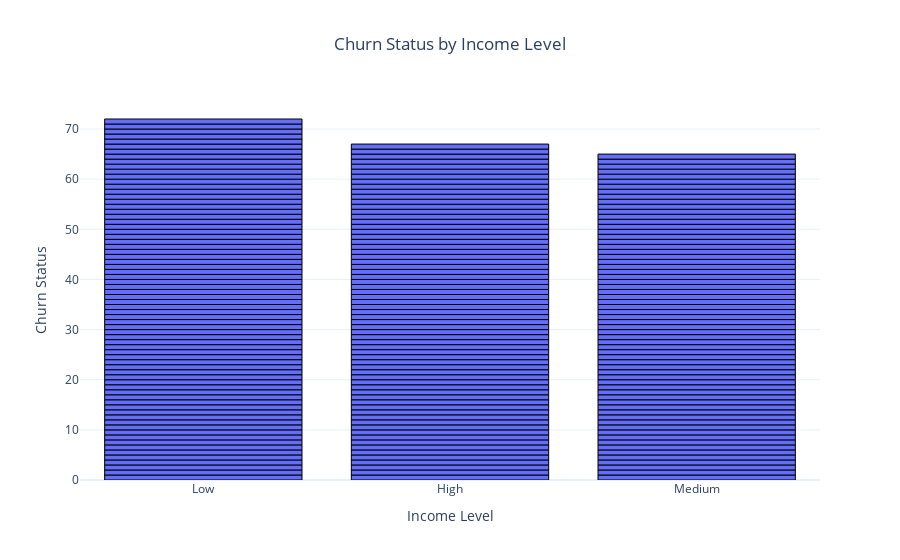

Here is the notebook cell this chart was saved with:
### Code cell
# Bar chart for Churn Status by Income Level
fig = plot_bar(churned_customers_df, 
               x_column='IncomeLevel', 
               y_column='ChurnStatus', 
               title="Churn Status by Income Level", 
               x_label="Income Level", 
               y_label="Churn Status", 
               orientation='v')
fig.show()

### Figure 1 — Plotly figure (JSON) as saved in the notebook; plotly's stock layout.template omitted (floating-point values rounded to 4 significant figures; data arrays with more than 128 entries replaced by an {"elided": "..."} marker saying what was removed)
{"data": [{"alignmentgroup": "True", "hovertemplate": "IncomeLevel=%{x}<br>ChurnStatus=%{y}<extra></extra>", "legendgroup": "", "marker": {"color": "#636efa", "line": {"color": "black", "width": 1}, "pattern": {"shape": ""}}, "name": "", "offsetgroup": "", "orientation": "v", "showlegend": false, "textposition": "auto", "type": "bar", "x": {"elided": "204 str values"}, "xaxis": "x", "y": {"elided": "204 int values"}, "yaxis": "y"}], "layout": {"autosize": true, "barmode": "relative", "legend": {"tracegroupgap": 0}, "title": {"text": "Churn Status by Income Level", "x": 0.5}, "xaxis": {"anchor": "y", "autorange": true, "domain": [0, 1], "range": [-0.5, 2.5], "title": {"text": "Income Level"}, "type": "category"}, "yaxis": {"anchor": "x", "autorange": true, "domain": [0, 1], "range": [0, 75.79], "title": {"text": "Churn Status"}, "type": "linear"}}}
